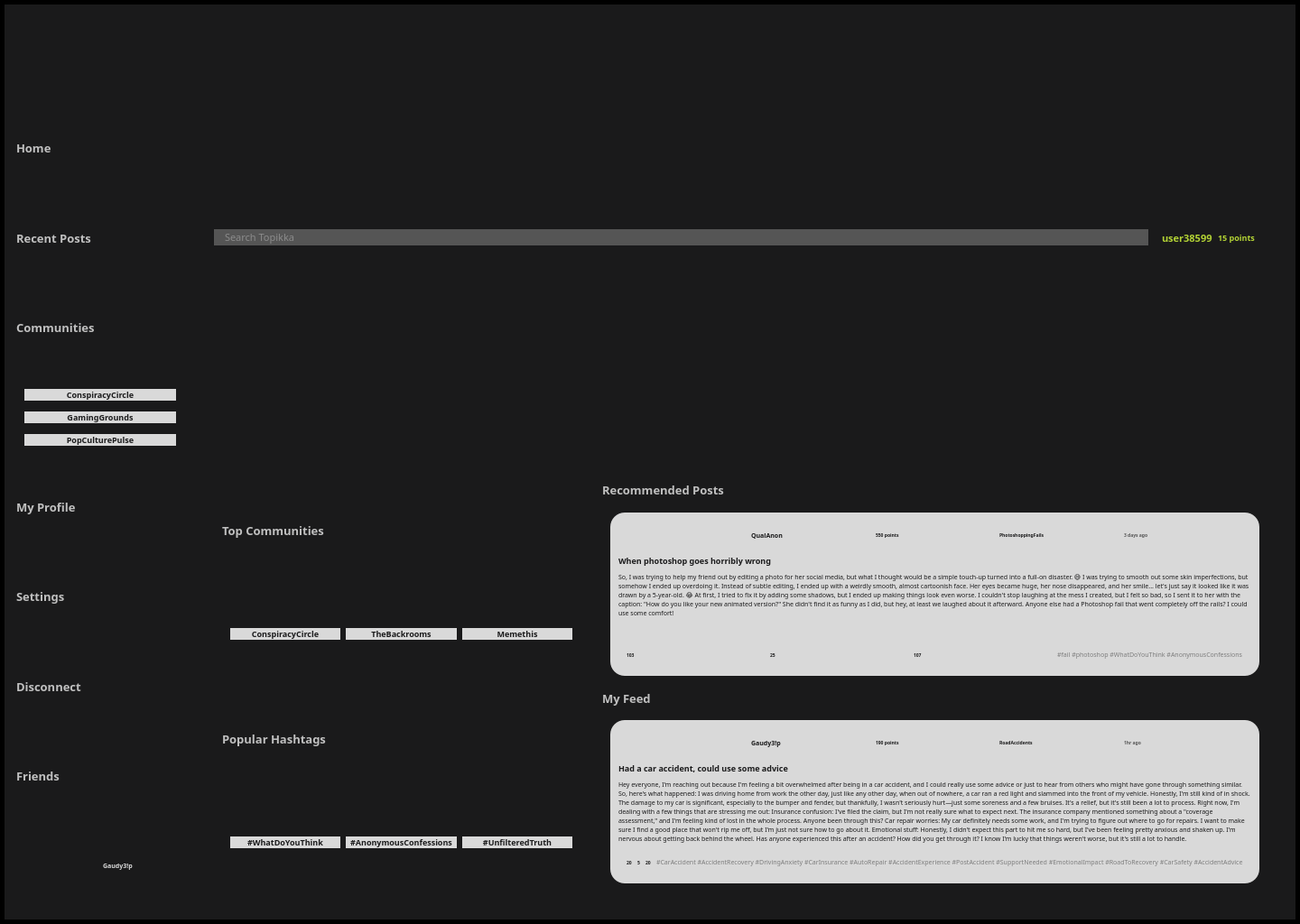
<?xml version="1.0" encoding="UTF-8"?>
<ui version="4.0">
 <class>Dashboard</class>
 <widget class="QMainWindow" name="Dashboard">
  <property name="geometry">
   <rect>
    <x>0</x>
    <y>0</y>
    <width>1440</width>
    <height>1024</height>
   </rect>
  </property>
  <property name="windowTitle">
   <string>Topikka Dashboard</string>
  </property>
  <property name="styleSheet">
   <string notr="true">QMainWindow {
    background-color: #1A1A1B;
    border: 5px solid black;
}</string>
  </property>
  <widget class="QWidget" name="centralwidget">
   <layout class="QHBoxLayout" name="horizontalLayout">
    <item>
     <widget class="QWidget" name="leftSidebar" native="true">
      <property name="minimumSize">
       <size>
        <width>204</width>
        <height>0</height>
       </size>
      </property>
      <property name="maximumSize">
       <size>
        <width>204</width>
        <height>16777215</height>
       </size>
      </property>
      <property name="styleSheet">
       <string notr="true">background-color: #1A1A1B;</string>
      </property>
      <layout class="QVBoxLayout" name="verticalLayout_2">
       <item>
        <widget class="QLabel" name="logoLabel">
         <property name="pixmap">
          <pixmap>placeholder_logo.png</pixmap>
         </property>
        </widget>
       </item>
       <item>
        <widget class="QLabel" name="homeLabel">
         <property name="text">
          <string>Home</string>
         </property>
         <property name="styleSheet">
          <string notr="true">color: #C0C0C0;
font-family: Raleway;
font-size: 13px;
font-weight: 500;</string>
         </property>
        </widget>
       </item>
       <item>
        <widget class="QLabel" name="recentPostsLabel">
         <property name="text">
          <string>Recent Posts</string>
         </property>
         <property name="styleSheet">
          <string notr="true">color: #C0C0C0;
font-family: Raleway;
font-size: 13px;
font-weight: 500;</string>
         </property>
        </widget>
       </item>
       <item>
        <widget class="QLabel" name="communitiesLabel">
         <property name="text">
          <string>Communities</string>
         </property>
         <property name="styleSheet">
          <string notr="true">color: #C0C0C0;
font-family: Raleway;
font-size: 13px;
font-weight: 500;</string>
         </property>
        </widget>
       </item>
       <item>
        <widget class="QWidget" name="communitiesWidget" native="true">
         <layout class="QVBoxLayout" name="verticalLayout_3">
          <item>
           <widget class="QPushButton" name="conspiracyCircleBtn">
            <property name="text">
             <string>ConspiracyCircle</string>
            </property>
            <property name="styleSheet">
             <string notr="true">background-color: #D9D9D9;
border-radius: 16px;
color: #1A1A1B;
font-family: Raleway;
font-size: 9px;
font-weight: 600;</string>
            </property>
           </widget>
          </item>
          <item>
           <widget class="QPushButton" name="gamingGroundsBtn">
            <property name="text">
             <string>GamingGrounds</string>
            </property>
            <property name="styleSheet">
             <string notr="true">background-color: #D9D9D9;
border-radius: 16px;
color: #1A1A1B;
font-family: Raleway;
font-size: 9px;
font-weight: 600;</string>
            </property>
           </widget>
          </item>
          <item>
           <widget class="QPushButton" name="popCultureBtn">
            <property name="text">
             <string>PopCulturePulse</string>
            </property>
            <property name="styleSheet">
             <string notr="true">background-color: #D9D9D9;
border-radius: 16px;
color: #1A1A1B;
font-family: Raleway;
font-size: 9px;
font-weight: 600;</string>
            </property>
           </widget>
          </item>
         </layout>
        </widget>
       </item>
       <item>
        <widget class="QLabel" name="myProfileLabel">
         <property name="text">
          <string>My Profile</string>
         </property>
         <property name="styleSheet">
          <string notr="true">color: #C0C0C0;
font-family: Raleway;
font-size: 13px;
font-weight: 500;</string>
         </property>
        </widget>
       </item>
       <item>
        <widget class="QLabel" name="settingsLabel">
         <property name="text">
          <string>Settings</string>
         </property>
         <property name="styleSheet">
          <string notr="true">color: #C0C0C0;
font-family: Raleway;
font-size: 13px;
font-weight: 500;</string>
         </property>
        </widget>
       </item>
       <item>
        <widget class="QLabel" name="disconnectLabel">
         <property name="text">
          <string>Disconnect</string>
         </property>
         <property name="styleSheet">
          <string notr="true">color: #C0C0C0;
font-family: Raleway;
font-size: 13px;
font-weight: 500;</string>
         </property>
        </widget>
       </item>
       <item>
        <widget class="QLabel" name="friendsLabel">
         <property name="text">
          <string>Friends</string>
         </property>
         <property name="styleSheet">
          <string notr="true">color: #C0C0C0;
font-family: Raleway;
font-size: 13px;
font-weight: 500;</string>
         </property>
        </widget>
       </item>
       <item>
        <widget class="QWidget" name="friendsWidget" native="true">
         <layout class="QVBoxLayout" name="verticalLayout_4">
          <item>
           <widget class="QWidget" name="friend1" native="true">
            <layout class="QHBoxLayout" name="horizontalLayout_2">
             <item>
              <widget class="QLabel" name="friend1Avatar">
               <property name="pixmap">
                <pixmap>placeholder_avatar.png</pixmap>
               </property>
              </widget>
             </item>
             <item>
              <widget class="QLabel" name="friend1Name">
               <property name="text">
                <string>Gaudy3!p</string>
               </property>
               <property name="styleSheet">
                <string notr="true">color: #D9D9D9;
font-family: Raleway;
font-size: 7px;
font-weight: 600;</string>
               </property>
              </widget>
             </item>
            </layout>
           </widget>
          </item>
          <!-- More friend items would go here -->
         </layout>
        </widget>
       </item>
      </layout>
     </widget>
    </item>
    <item>
     <widget class="QWidget" name="mainContent" native="true">
      <layout class="QVBoxLayout" name="verticalLayout">
       <item>
        <widget class="QWidget" name="headerWidget" native="true">
         <layout class="QHBoxLayout" name="horizontalLayout_3">
          <item>
           <widget class="QLineEdit" name="searchBar">
            <property name="placeholderText">
             <string>Search Topikka</string>
            </property>
            <property name="styleSheet">
             <string notr="true">background-color: #555555;
border-radius: 30px;
color: #C0C0C0;
font-family: Raleway;
font-size: 11px;
padding-left: 10px;</string>
            </property>
           </widget>
          </item>
          <item>
           <widget class="QWidget" name="userWidget" native="true">
            <layout class="QHBoxLayout" name="horizontalLayout_4">
             <item>
              <widget class="QLabel" name="userName">
               <property name="text">
                <string>user38599</string>
               </property>
               <property name="styleSheet">
                <string notr="true">color: #B3D334;
font-family: Raleway;
font-size: 11px;
font-weight: 600;
text-align: right;</string>
               </property>
              </widget>
             </item>
             <item>
              <widget class="QLabel" name="userPoints">
               <property name="text">
                <string>15 points</string>
               </property>
               <property name="styleSheet">
                <string notr="true">color: #B3D334;
font-family: Raleway;
font-size: 9px;
font-weight: 500;
text-align: right;</string>
               </property>
              </widget>
             </item>
             <item>
              <widget class="QLabel" name="userAvatar">
               <property name="pixmap">
                <pixmap>placeholder_avatar.png</pixmap>
               </property>
              </widget>
             </item>
            </layout>
           </widget>
          </item>
         </layout>
        </widget>
       </item>
       <item>
        <widget class="QWidget" name="contentWidget" native="true">
         <layout class="QHBoxLayout" name="horizontalLayout_5">
          <item>
           <widget class="QWidget" name="leftContent" native="true">
            <layout class="QVBoxLayout" name="verticalLayout_5">
             <item>
              <widget class="QLabel" name="topCommunitiesLabel">
               <property name="text">
                <string>Top Communities</string>
               </property>
               <property name="styleSheet">
                <string notr="true">color: #C0C0C0;
font-family: Raleway;
font-size: 13px;
font-weight: 500;</string>
               </property>
              </widget>
             </item>
             <item>
              <widget class="QWidget" name="communitiesGrid" native="true">
               <layout class="QGridLayout" name="gridLayout">
                <item row="0" column="0">
                 <widget class="QPushButton" name="community1">
                  <property name="text">
                   <string>ConspiracyCircle</string>
                  </property>
                  <property name="styleSheet">
                   <string notr="true">background-color: #D9D9D9;
border-radius: 16px;
color: #1A1A1B;
font-family: Raleway;
font-size: 9px;
font-weight: 600;</string>
                  </property>
                 </widget>
                </item>
                <item row="0" column="1">
                 <widget class="QPushButton" name="community2">
                  <property name="text">
                   <string>TheBackrooms</string>
                  </property>
                  <property name="styleSheet">
                   <string notr="true">background-color: #D9D9D9;
border-radius: 16px;
color: #1A1A1B;
font-family: Raleway;
font-size: 9px;
font-weight: 600;</string>
                  </property>
                 </widget>
                </item>
                <item row="0" column="2">
                 <widget class="QPushButton" name="community3">
                  <property name="text">
                   <string>Memethis</string>
                  </property>
                  <property name="styleSheet">
                   <string notr="true">background-color: #D9D9D9;
border-radius: 16px;
color: #1A1A1B;
font-family: Raleway;
font-size: 9px;
font-weight: 600;</string>
                  </property>
                 </widget>
                </item>
                <!-- More community buttons would go here -->
               </layout>
              </widget>
             </item>
             <item>
              <widget class="QLabel" name="popularHashtagsLabel">
               <property name="text">
                <string>Popular Hashtags</string>
               </property>
               <property name="styleSheet">
                <string notr="true">color: #C0C0C0;
font-family: Raleway;
font-size: 13px;
font-weight: 500;</string>
               </property>
              </widget>
             </item>
             <item>
              <widget class="QWidget" name="hashtagsWidget" native="true">
               <layout class="QGridLayout" name="gridLayout_2">
                <item row="0" column="0">
                 <widget class="QPushButton" name="hashtag1">
                  <property name="text">
                   <string>#WhatDoYouThink</string>
                  </property>
                  <property name="styleSheet">
                   <string notr="true">background-color: #D9D9D9;
border-radius: 16px;
color: #1A1A1B;
font-family: Raleway;
font-size: 9px;
font-weight: 600;</string>
                  </property>
                 </widget>
                </item>
                <item row="0" column="1">
                 <widget class="QPushButton" name="hashtag2">
                  <property name="text">
                   <string>#AnonymousConfessions</string>
                  </property>
                  <property name="styleSheet">
                   <string notr="true">background-color: #D9D9D9;
border-radius: 16px;
color: #1A1A1B;
font-family: Raleway;
font-size: 9px;
font-weight: 600;</string>
                  </property>
                 </widget>
                </item>
                <item row="0" column="2">
                 <widget class="QPushButton" name="hashtag3">
                  <property name="text">
                   <string>#UnfilteredTruth</string>
                  </property>
                  <property name="styleSheet">
                   <string notr="true">background-color: #D9D9D9;
border-radius: 16px;
color: #1A1A1B;
font-family: Raleway;
font-size: 9px;
font-weight: 600;</string>
                  </property>
                 </widget>
                </item>
                <!-- More hashtag buttons would go here -->
               </layout>
              </widget>
             </item>
            </layout>
           </widget>
          </item>
          <item>
           <widget class="QWidget" name="rightContent" native="true">
            <layout class="QVBoxLayout" name="verticalLayout_6">
             <item>
              <widget class="QLabel" name="recommendedPostsLabel">
               <property name="text">
                <string>Recommended Posts</string>
               </property>
               <property name="styleSheet">
                <string notr="true">color: #C0C0C0;
font-family: Raleway;
font-size: 13px;
font-weight: 500;</string>
               </property>
              </widget>
             </item>
             <item>
              <widget class="QWidget" name="postsWidget" native="true">
               <layout class="QGridLayout" name="gridLayout_3">
                <item row="0" column="0">
                 <widget class="QWidget" name="post1" native="true">
                  <property name="styleSheet">
                   <string notr="true">background-color: #D9D9D9;
border-radius: 16px;</string>
                  </property>
                  <layout class="QVBoxLayout" name="verticalLayout_7">
                   <item>
                    <widget class="QWidget" name="post1Header" native="true">
                     <layout class="QHBoxLayout" name="horizontalLayout_6">
                      <item>
                       <widget class="QLabel" name="post1Avatar">
                        <property name="pixmap">
                         <pixmap>placeholder_avatar.png</pixmap>
                        </property>
                       </widget>
                      </item>
                      <item>
                       <widget class="QLabel" name="post1User">
                        <property name="text">
                         <string>QualAnon</string>
                        </property>
                        <property name="styleSheet">
                         <string notr="true">color: #1A1A1B;
font-family: Raleway;
font-size: 7px;
font-weight: 600;</string>
                        </property>
                       </widget>
                      </item>
                      <item>
                       <widget class="QLabel" name="post1Points">
                        <property name="text">
                         <string>550 points</string>
                        </property>
                        <property name="styleSheet">
                         <string notr="true">color: #1A1A1B;
font-family: Raleway;
font-size: 5px;
font-weight: 500;</string>
                        </property>
                       </widget>
                      </item>
                      <item>
                       <widget class="QLabel" name="post1Community">
                        <property name="text">
                         <string>PhotoshoppingFails</string>
                        </property>
                        <property name="styleSheet">
                         <string notr="true">color: #1A1A1B;
font-family: Raleway;
font-size: 5px;
font-weight: 500;</string>
                        </property>
                       </widget>
                      </item>
                      <item>
                       <widget class="QLabel" name="post1Time">
                        <property name="text">
                         <string>3 days ago</string>
                        </property>
                        <property name="styleSheet">
                         <string notr="true">color: #555555;
font-family: Raleway;
font-size: 5px;
font-weight: 500;</string>
                        </property>
                       </widget>
                      </item>
                     </layout>
                    </widget>
                   </item>
                   <item>
                    <widget class="QLabel" name="post1Title">
                     <property name="text">
                      <string>When photoshop goes horribly wrong</string>
                     </property>
                     <property name="styleSheet">
                      <string notr="true">color: #1A1A1B;
font-family: Raleway;
font-size: 9px;
font-weight: 600;</string>
                     </property>
                    </widget>
                   </item>
                   <item>
                    <widget class="QLabel" name="post1Content">
                     <property name="text">
                      <string>So, I was trying to help my friend out by editing a photo for her social media, but what I thought would be a simple touch-up turned into a full-on disaster. 😅 I was trying to smooth out some skin imperfections, but somehow I ended up overdoing it. Instead of subtle editing, I ended up with a weirdly smooth, almost cartoonish face. Her eyes became huge, her nose disappeared, and her smile... let's just say it looked like it was drawn by a 5-year-old. 😂 At first, I tried to fix it by adding some shadows, but I ended up making things look even worse. I couldn't stop laughing at the mess I created, but I felt so bad, so I sent it to her with the caption: "How do you like your new animated version?" She didn't find it as funny as I did, but hey, at least we laughed about it afterward. Anyone else had a Photoshop fail that went completely off the rails? I could use some comfort!</string>
                     </property>
                     <property name="styleSheet">
                      <string notr="true">color: #1A1A1B;
font-family: Raleway;
font-size: 7px;
font-weight: 400;</string>
                     </property>
                     <property name="wordWrap">
                      <bool>true</bool>
                     </property>
                    </widget>
                   </item>
                   <item>
                    <widget class="QLabel" name="post1Image">
                     <property name="pixmap">
                      <pixmap>placeholder_image.png</pixmap>
                     </property>
                    </widget>
                   </item>
                   <item>
                    <widget class="QWidget" name="post1Footer" native="true">
                     <layout class="QHBoxLayout" name="horizontalLayout_7">
                      <item>
                       <widget class="QLabel" name="post1Likes">
                        <property name="text">
                         <string>103</string>
                        </property>
                        <property name="styleSheet">
                         <string notr="true">color: #1A1A1B;
font-family: Raleway;
font-size: 5px;
font-weight: 600;</string>
                        </property>
                       </widget>
                      </item>
                      <item>
                       <widget class="QLabel" name="post1Dislikes">
                        <property name="text">
                         <string>25</string>
                        </property>
                        <property name="styleSheet">
                         <string notr="true">color: #1A1A1B;
font-family: Raleway;
font-size: 5px;
font-weight: 600;</string>
                        </property>
                       </widget>
                      </item>
                      <item>
                       <widget class="QLabel" name="post1Comments">
                        <property name="text">
                         <string>107</string>
                        </property>
                        <property name="styleSheet">
                         <string notr="true">color: #1A1A1B;
font-family: Raleway;
font-size: 5px;
font-weight: 600;</string>
                        </property>
                       </widget>
                      </item>
                      <item>
                       <widget class="QLabel" name="post1Tags">
                        <property name="text">
                         <string>#fail #photoshop #WhatDoYouThink #AnonymousConfessions</string>
                        </property>
                        <property name="styleSheet">
                         <string notr="true">color: rgba(85, 85, 85, 0.7);
font-family: Raleway;
font-size: 7px;
font-weight: 400;</string>
                        </property>
                       </widget>
                      </item>
                     </layout>
                    </widget>
                   </item>
                  </layout>
                 </widget>
                </item>
                <!-- More posts would go here -->
               </layout>
              </widget>
             </item>
             <item>
              <widget class="QLabel" name="myFeedLabel">
               <property name="text">
                <string>My Feed</string>
               </property>
               <property name="styleSheet">
                <string notr="true">color: #C0C0C0;
font-family: Raleway;
font-size: 13px;
font-weight: 500;</string>
               </property>
              </widget>
             </item>
             <item>
              <widget class="QWidget" name="feedWidget" native="true">
               <layout class="QGridLayout" name="gridLayout_4">
                <item row="0" column="0">
                 <widget class="QWidget" name="feedPost1" native="true">
                  <property name="styleSheet">
                   <string notr="true">background-color: #D9D9D9;
border-radius: 16px;</string>
                  </property>
                  <layout class="QVBoxLayout" name="verticalLayout_8">
                   <item>
                    <widget class="QWidget" name="feedPost1Header" native="true">
                     <layout class="QHBoxLayout" name="horizontalLayout_8">
                      <item>
                       <widget class="QLabel" name="feedPost1Avatar">
                        <property name="pixmap">
                         <pixmap>placeholder_avatar.png</pixmap>
                        </property>
                       </widget>
                      </item>
                      <item>
                       <widget class="QLabel" name="feedPost1User">
                        <property name="text">
                         <string>Gaudy3!p</string>
                        </property>
                        <property name="styleSheet">
                         <string notr="true">color: #1A1A1B;
font-family: Raleway;
font-size: 7px;
font-weight: 600;</string>
                        </property>
                       </widget>
                      </item>
                      <item>
                       <widget class="QLabel" name="feedPost1Points">
                        <property name="text">
                         <string>190 points</string>
                        </property>
                        <property name="styleSheet">
                         <string notr="true">color: #1A1A1B;
font-family: Raleway;
font-size: 5px;
font-weight: 500;</string>
                        </property>
                       </widget>
                      </item>
                      <item>
                       <widget class="QLabel" name="feedPost1Community">
                        <property name="text">
                         <string>RoadAccidents</string>
                        </property>
                        <property name="styleSheet">
                         <string notr="true">color: #1A1A1B;
font-family: Raleway;
font-size: 5px;
font-weight: 500;</string>
                        </property>
                       </widget>
                      </item>
                      <item>
                       <widget class="QLabel" name="feedPost1Time">
                        <property name="text">
                         <string>1hr ago</string>
                        </property>
                        <property name="styleSheet">
                         <string notr="true">color: #555555;
font-family: Raleway;
font-size: 5px;
font-weight: 500;</string>
                        </property>
                       </widget>
                      </item>
                     </layout>
                    </widget>
                   </item>
                   <item>
                    <widget class="QLabel" name="feedPost1Title">
                     <property name="text">
                      <string>Had a car accident, could use some advice</string>
                     </property>
                     <property name="styleSheet">
                      <string notr="true">color: #1A1A1B;
font-family: Raleway;
font-size: 9px;
font-weight: 600;</string>
                     </property>
                    </widget>
                   </item>
                   <item>
                    <widget class="QLabel" name="feedPost1Content">
                     <property name="text">
                      <string>Hey everyone, I'm reaching out because I'm feeling a bit overwhelmed after being in a car accident, and I could really use some advice or just to hear from others who might have gone through something similar. So, here's what happened: I was driving home from work the other day, just like any other day, when out of nowhere, a car ran a red light and slammed into the front of my vehicle. Honestly, I'm still kind of in shock. The damage to my car is significant, especially to the bumper and fender, but thankfully, I wasn't seriously hurt—just some soreness and a few bruises. It's a relief, but it's still been a lot to process. Right now, I'm dealing with a few things that are stressing me out: Insurance confusion: I've filed the claim, but I'm not really sure what to expect next. The insurance company mentioned something about a "coverage assessment," and I'm feeling kind of lost in the whole process. Anyone been through this? Car repair worries: My car definitely needs some work, and I'm trying to figure out where to go for repairs. I want to make sure I find a good place that won't rip me off, but I'm just not sure how to go about it. Emotional stuff: Honestly, I didn't expect this part to hit me so hard, but I've been feeling pretty anxious and shaken up. I'm nervous about getting back behind the wheel. Has anyone experienced this after an accident? How did you get through it? I know I'm lucky that things weren't worse, but it's still a lot to handle.</string>
                     </property>
                     <property name="styleSheet">
                      <string notr="true">color: #1A1A1B;
font-family: Raleway;
font-size: 7px;
font-weight: 400;</string>
                     </property>
                     <property name="wordWrap">
                      <bool>true</bool>
                     </property>
                    </widget>
                   </item>
                   <item>
                    <widget class="QWidget" name="feedPost1Footer" native="true">
                     <layout class="QHBoxLayout" name="horizontalLayout_9">
                      <item>
                       <widget class="QLabel" name="feedPost1Likes">
                        <property name="text">
                         <string>20</string>
                        </property>
                        <property name="styleSheet">
                         <string notr="true">color: #1A1A1B;
font-family: Raleway;
font-size: 5px;
font-weight: 600;</string>
                        </property>
                       </widget>
                      </item>
                      <item>
                       <widget class="QLabel" name="feedPost1Dislikes">
                        <property name="text">
                         <string>5</string>
                        </property>
                        <property name="styleSheet">
                         <string notr="true">color: #1A1A1B;
font-family: Raleway;
font-size: 5px;
font-weight: 600;</string>
                        </property>
                       </widget>
                      </item>
                      <item>
                       <widget class="QLabel" name="feedPost1Comments">
                        <property name="text">
                         <string>20</string>
                        </property>
                        <property name="styleSheet">
                         <string notr="true">color: #1A1A1B;
font-family: Raleway;
font-size: 5px;
font-weight: 600;</string>
                        </property>
                       </widget>
                      </item>
                      <item>
                       <widget class="QLabel" name="feedPost1Tags">
                        <property name="text">
                         <string>#CarAccident #AccidentRecovery #DrivingAnxiety #CarInsurance #AutoRepair #AccidentExperience #PostAccident #SupportNeeded #EmotionalImpact #RoadToRecovery #CarSafety #AccidentAdvice</string>
                        </property>
                        <property name="styleSheet">
                         <string notr="true">color: rgba(85, 85, 85, 0.7);
font-family: Raleway;
font-size: 7px;
font-weight: 400;</string>
                        </property>
                       </widget>
                      </item>
                     </layout>
                    </widget>
                   </item>
                  </layout>
                 </widget>
                </item>
                <!-- More feed posts would go here -->
               </layout>
              </widget>
             </item>
            </layout>
           </widget>
          </item>
         </layout>
        </widget>
       </item>
      </layout>
     </widget>
    </item>
   </layout>
  </widget>
 </widget>
 <resources/>
 <connections/>
</ui>
